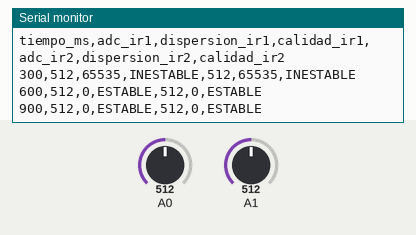
The sketch below on a simulated Arduino Mega 2560, built with avr-gcc and run on an emulated ATmega2560. Shown: the last lines printed to the serial monitor. The inputs (shaded band) are chosen by the test bench; at power-on: A0 = 512, A1 = 512.

Above: at 1.2 s.
1.3 s: A0 set to 716
At 1.71 s:
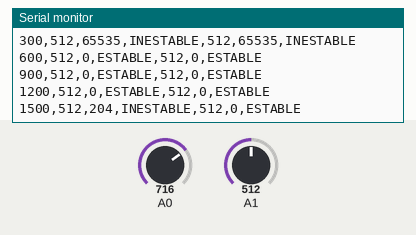
3.0 s: A1 set to 716
At 3.51 s:
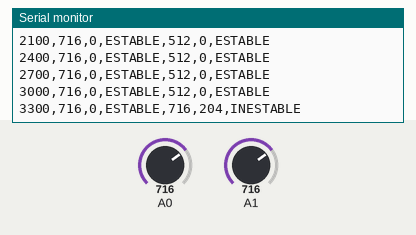
4.8 s: A0 set to 900
At 5.01 s:
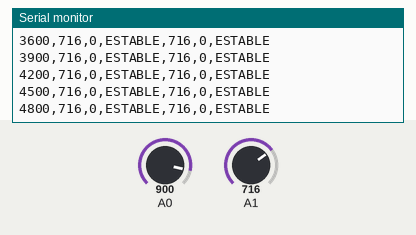
6.3 s: A1 set to 900
At 6.51 s:
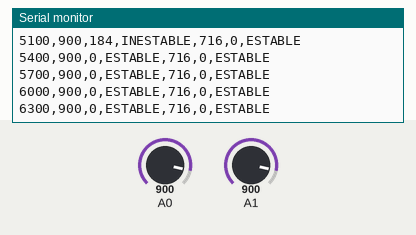
Timing chart, 0 to 8.8 s (numbered marks = the images above; inputs shaded):
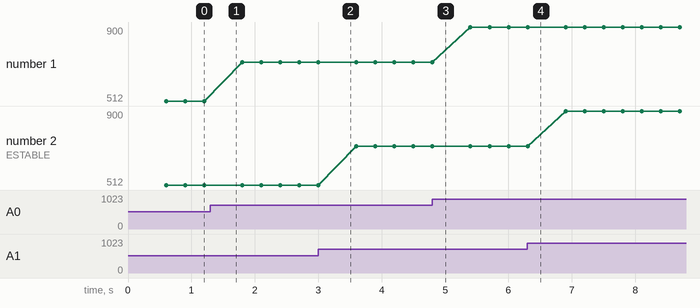

The sketch:

IR01.ino
```cpp
// Nano Every: dos Sharp IR independientes en A0 y A1.
// USB Serial: CSV de diagnostico a 115200. Serial1 D1/TX: 9600 8N1
// hacia el divisor de 5 V a 3.3 V y el pin 30 de la Tang.
// Trama A9: q1 adc1_lo adc1_hi spread1_lo spread1_hi
//           q2 adc2_lo adc2_hi spread2_lo spread2_hi XOR (12 bytes).
// q=0: ventana estable; q=1: calentamiento o lectura inestable.

const byte INICIO_TRAMA = 0xA9;
const byte MUESTRAS = 9;
const unsigned long PERIODO_MUESTRA_MS = 60;
const unsigned long PERIODO_TRAMA_MS = 300;
const uint16_t DISPERSION_MAX_ADC = 20;

struct CanalIR {
  byte pin;
  uint16_t ventana[MUESTRAS];
  byte cantidad;
  byte siguienteIndice;
};
CanalIR canales[2] = {{A0, {}, 0, 0}, {A1, {}, 0, 0}};
unsigned long ultimaMuestraMs = 0;
unsigned long ultimaTramaMs = 0;

void filtrar(const CanalIR &canal, uint16_t &mediana,
             uint16_t &dispersion, bool &estable) {
  uint16_t ordenadas[MUESTRAS];
  for (byte i = 0; i < canal.cantidad; i++) ordenadas[i] = canal.ventana[i];
  for (byte i = 1; i < canal.cantidad; i++) {
    uint16_t actual = ordenadas[i];
    int j = i - 1;
    while (j >= 0 && ordenadas[j] > actual) {
      ordenadas[j + 1] = ordenadas[j];
      --j;
    }
    ordenadas[j + 1] = actual;
  }
  mediana = ordenadas[canal.cantidad / 2];
  if (canal.cantidad < MUESTRAS) {
    dispersion = 0xFFFF;
    estable = false;
  } else {
    dispersion = ordenadas[MUESTRAS - 2] - ordenadas[1];
    estable = dispersion <= DISPERSION_MAX_ADC;
  }
}

void enviarTrama(const uint16_t adc[2], const uint16_t dispersion[2],
                 const bool estable[2]) {
  byte trama[12] = {
      INICIO_TRAMA,
      byte(estable[0] ? 0 : 1), byte(adc[0]), byte(adc[0] >> 8),
      byte(dispersion[0]), byte(dispersion[0] >> 8),
      byte(estable[1] ? 0 : 1), byte(adc[1]), byte(adc[1] >> 8),
      byte(dispersion[1]), byte(dispersion[1] >> 8), 0};
  for (byte i = 0; i < 11; i++) trama[11] ^= trama[i];
  Serial1.write(trama, sizeof(trama));
}

void setup() {
  Serial.begin(115200);
  Serial1.begin(9600);
  Serial.println(F("tiempo_ms,adc_ir1,dispersion_ir1,calidad_ir1,adc_ir2,dispersion_ir2,calidad_ir2"));
  ultimaMuestraMs = millis() - PERIODO_MUESTRA_MS;
}

void loop() {
  unsigned long ahora = millis();
  if (ahora - ultimaMuestraMs >= PERIODO_MUESTRA_MS) {
    ultimaMuestraMs = ahora;
    for (byte i = 0; i < 2; i++) {
      CanalIR &canal = canales[i];
      // Descartar la primera conversion tras cambiar el multiplexor ADC.
      analogRead(canal.pin);
      canal.ventana[canal.siguienteIndice] = analogRead(canal.pin);
      canal.siguienteIndice = (canal.siguienteIndice + 1) % MUESTRAS;
      if (canal.cantidad < MUESTRAS) ++canal.cantidad;
    }
  }
  if (canales[0].cantidad == 0 || ahora - ultimaTramaMs < PERIODO_TRAMA_MS) return;
  ultimaTramaMs = ahora;

  uint16_t adc[2], dispersion[2];
  bool estable[2];
  for (byte i = 0; i < 2; i++)
    filtrar(canales[i], adc[i], dispersion[i], estable[i]);
  enviarTrama(adc, dispersion, estable);
  Serial.print(ahora);
  for (byte i = 0; i < 2; i++) {
    Serial.print(','); Serial.print(adc[i]);
    Serial.print(','); Serial.print(dispersion[i]);
    Serial.print(','); Serial.print(estable[i] ? F("ESTABLE") : F("INESTABLE"));
  }
  Serial.println();
}
```

Measured:
- after the input at 1.3 s, the serial monitor: prints a new line after 0.20 s (image 1)
- after the input at 3.0 s, the serial monitor: prints a new line after 0.30 s (image 2)
- plotted number 1: 512 → 716 after the input at 1.3 s, 716 → 900 after the input at 4.8 s
